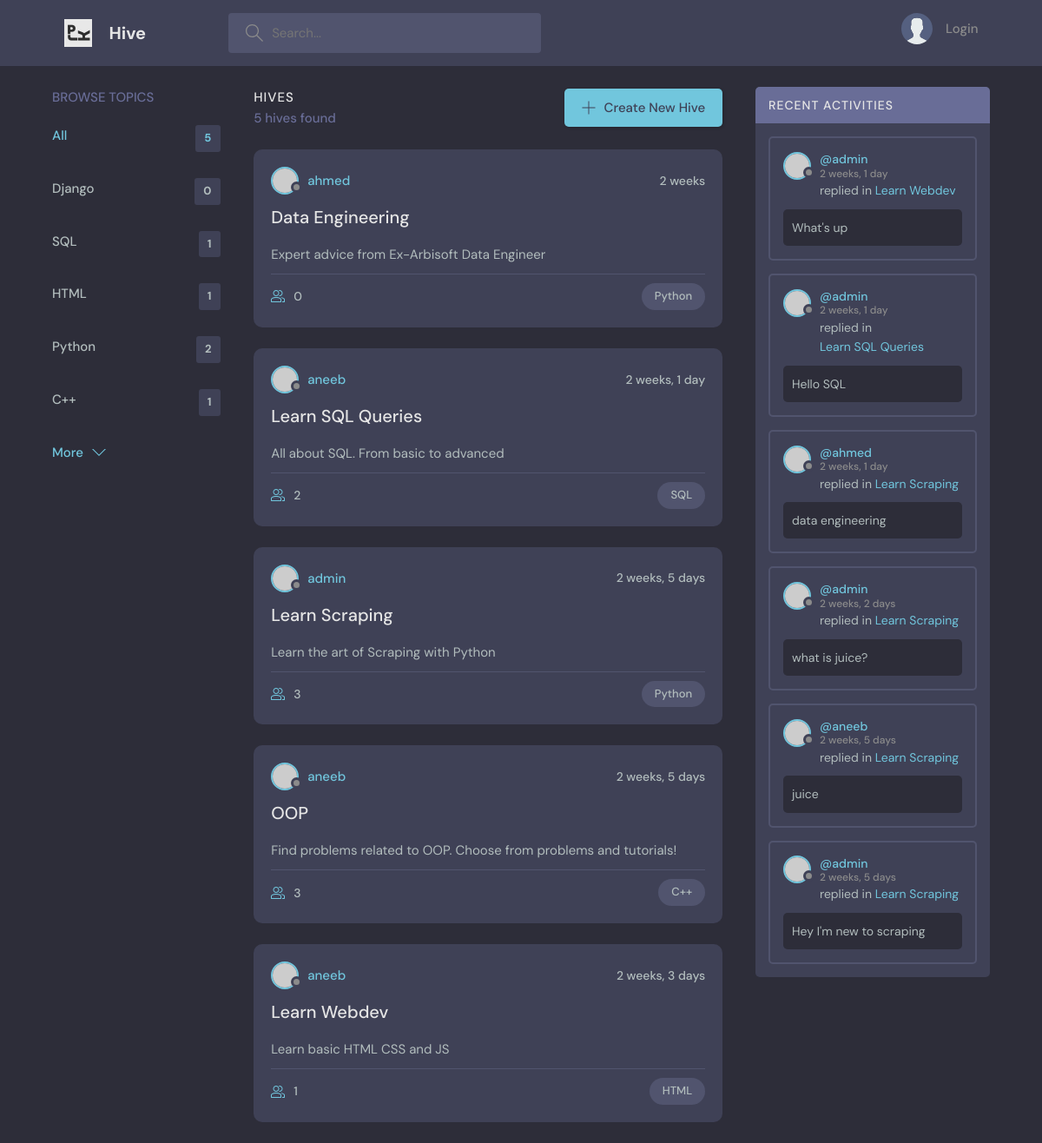
The app's page /, older data.
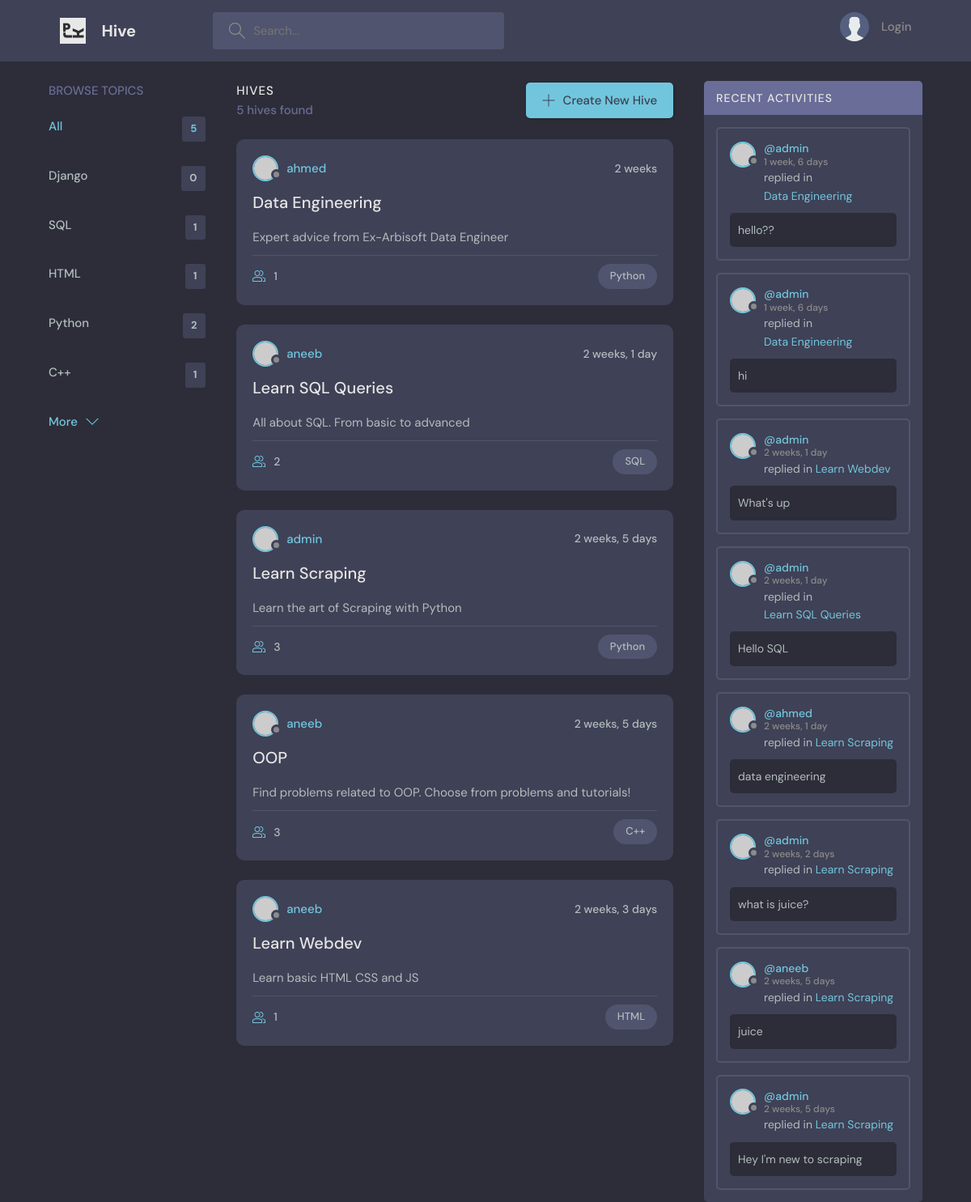
The same page, newer data.
### home/models.py (models this page shows, shortened)
class Topic(models.Model):
  name = models.CharField(max_length=150)
  def __str__(self):
    return self.name

class Hive(models.Model):
  creator = models.ForeignKey(User, on_delete=models.SET_NULL, null=True)
  topic = models.ForeignKey(Topic, on_delete=models.SET_NULL, null=True)
  buzz = models.CharField(max_length=150)
  details = models.TextField(null=True, blank=True)
  members = models.ManyToManyField(User, related_name='members', blank=True)
  updated = models.DateTimeField(auto_now=True) #auto timestamp
  created_at = models.DateTimeField(auto_now_add=True)
  class Meta:
    ordering = ['-updated', '-created_at']
  def __str__(self):
    return self.buzz

class Message(models.Model):
  user = models.ForeignKey(User, on_delete=models.CASCADE)
  hive = models.ForeignKey(Hive, on_delete=models.CASCADE) #delete all msgs with the room
  body = models.TextField()
  updated = models.DateTimeField(auto_now=True) #auto timestamp
  created_at = models.DateTimeField(auto_now_add=True)
  class Meta:
    ordering = ['-updated', '-created_at']

### home/views.py (the view)
# urls.py: path('', views.home, name="homepage"),
def home(request):
  q = request.GET.get('q') if request.GET.get('q') else ''
  q = urllib.parse.unquote(q)
  hives = Hive.objects.filter(
    Q(topic__name__icontains = q) |
    Q(buzz__icontains = q) |
    Q(details__icontains = q)
  )
  topics = Topic.objects.all()
  chats = Message.objects.filter(
    Q(hive__topic__name__icontains = q)
  )
  hive_count = hives.count()
  topic_count = topics.count()
  context = {'hives': hives, 'topics': topics, 'topic_count': topic_count, 'hive_count': hive_count, "q": q, "chats": chats}
  return render(request, 'home/home.html', context)

### home/templates/home/home.html (shortened to what this page needs)
{% extends 'main.html' %}
{% block content %}
    <main class="layout layout--3">
      <div class="container">
       {% include 'home/topic_comps.html' %}
        <div class="roomList">
          <div class="roomList__header">
            <div>
              <h2>Hives</h2>
              <p>{{hive_count}} hives found</p>
            </div>
            <a class="btn btn--main" href="{% url 'create-hive'%}">
              <svg version="1.1" xmlns="http://www.w3.org/2000/svg" width="32" height="32" viewBox="0 0 32 32">
                <title>add</title>
                <path
                  d="M16.943 0.943h-1.885v14.115h-14.115v1.885h14.115v14.115h1.885v-14.115h14.115v-1.885h-14.115v-14.115z"
                ></path>
              </svg>
              Create New Hive
            </a>
          </div>
          {% include 'home/feed_comps.html' %}
        </div>
        <div class="activities">
          <div class="activities__header">
            <h2>Recent Activities</h2>
          </div>
          {% include 'home/activity_comps.html' %}
        </div>
      </div>
    </main>
{% endblock content%}

### home/templates/home/topic_comps.html (shortened to what this page needs)
      <div class="topics">
        <div class="topics__header">
          <h2>Browse Topics</h2>
        </div>
        <ul class="topics__list">
          <li>
            <a href="{% url 'homepage' %}" class="active">All <span>{{topics.count}}</span></a>
          </li>
          {% for topic in topics %}
          <li>
            <a href="{% url 'homepage' %}?q={{ topic.name }}">{{ topic.name }} <span>{{ topic.hive_set.count }}</span></a>
          </li>
          {% endfor %}
        </ul>
        <a class="btn btn--link" href="topics.html">
          More
          <svg version="1.1" xmlns="http://www.w3.org/2000/svg" width="32" height="32" viewBox="0 0 32 32">
            <title>chevron-down</title>
            <path d="M16 21l-13-13h-3l16 16 16-16h-3l-13 13z"></path>
          </svg>
        </a>
      </div>

### home/templates/home/feed_comps.html (shortened to what this page needs)
{% for hive in hives %}
<div class="roomListRoom">
  <div class="roomListRoom__header">
    <a href="{%url 'user-profile' hive.creator.id %}" class="roomListRoom__author">
      <div class="avatar avatar--small">
        <img src="https://randomuser.me/api/portraits/women/11.jpg" />
      </div>
      <span>{{hive.creator}}</span>
    </a>
    <div class="roomListRoom__actions">
      <span>{{hive.created_at | timesince}}</span>
    </div>
  </div>
  <div class="roomListRoom__content">
    <a href="{% url 'hive' hive.id%}">{{hive.buzz}}</a>
    <p>
      {{hive.details}}
    </p>
  </div>
  <div class="roomListRoom__meta">
    <a href="room.html" class="roomListRoom__joined">
      {{hive.members.count}}
    </a>
    <p class="roomListRoom__topic">{{hive.topic}}</p>
  </div>
</div>
{% endfor %}

### home/templates/home/activity_comps.html (shortened to what this page needs)
{% for chat in chats %}
<div class="activities__box">
  <div class="activities__boxHeader roomListRoom__header">
    <a href="{% url 'user-profile' chat.user.id%}" class="roomListRoom__author">
      <div class="avatar avatar--small">
        <img src="https://randomuser.me/api/portraits/women/11.jpg" />
      </div>
      <p>
        @{{chat.user}}
        <span>{{chat.created_at|timesince}}</span>
      </p>
    </a>
  </div>
  <div class="activities__boxContent">
    <p>replied in <a href="{% url 'hive' chat.hive.id %}">{{chat.hive}}</a></p>
    <div class="activities__boxRoomContent">
      {{chat.body}}
    </div>
  </div>
</div>
{% endfor %}

Row changes from the older to the newer data that the page shows:
computed for Hive "Data Engineering": members.count "0" → "1"
added Message: user "admin", created_at "1 week, 6 days", hive "Data Engineering", body "hello??"
added Message: user "admin", created_at "1 week, 6 days", hive "Data Engineering", body "hi"
